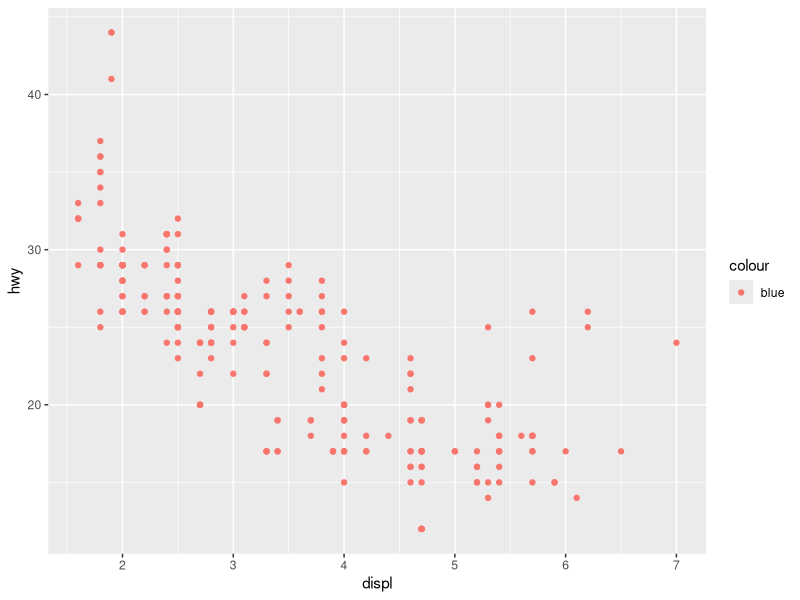
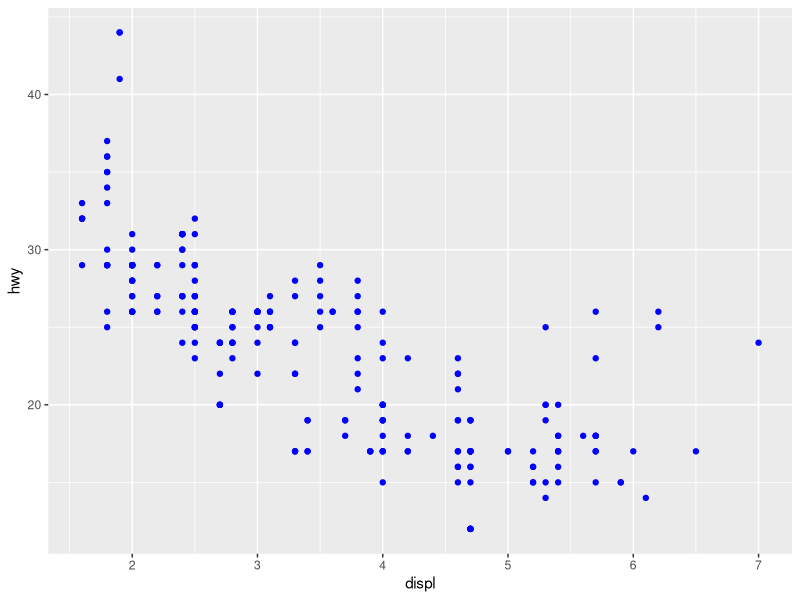
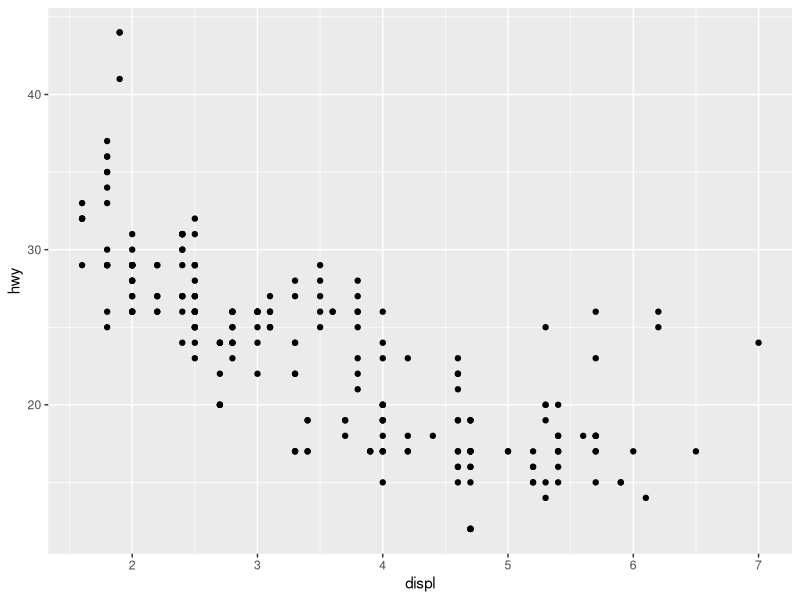
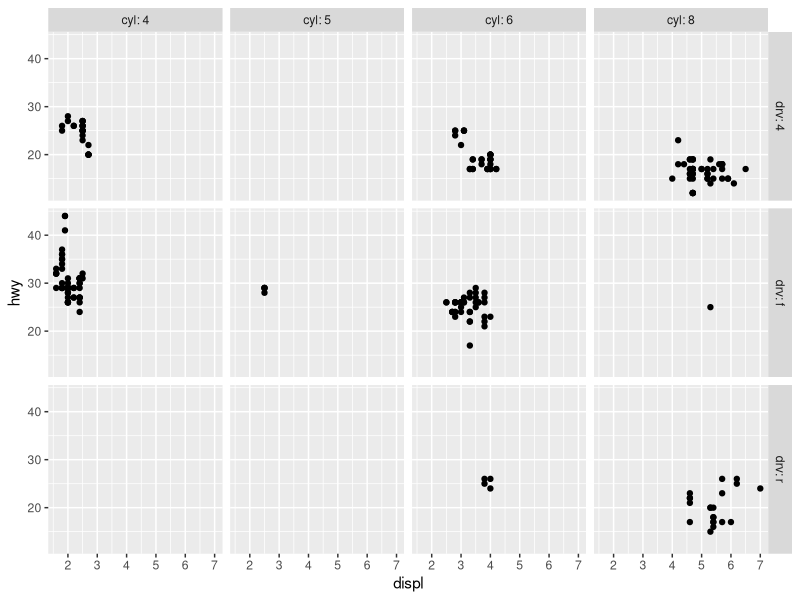

These figures' R source, in order:
library(tidyverse)

# Look up documentation on mpg
?mpg

ggplot(data = mpg) +
  geom_point(mapping = aes(x = displ, y = hwy, color ="blue"))

# color outside of aes() function
ggplot(data = mpg) +
  geom_point(mapping = aes(x = displ, y = hwy), color ="blue")

# Look up the function details
?facet_grid

# midwest is another data frame that comes with ggplot2
# you can use View() to see the table in RStudio
midwest %>% View()

ggplot(data = mpg)+
  geom_point(mapping = aes(x = displ, y = hwy))

# facet technique
ggplot(data = mpg)+
  geom_point(mapping = aes(x = displ, y = hwy)) +
  facet_grid(vars(drv), vars(cyl), labeller = label_both)


